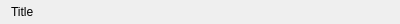
<?xml version="1.0" encoding="UTF-8"?>
<ui version="4.0">
 <class>ConsoleTitleBar</class>
 <widget class="QWidget" name="ConsoleTitleBar">
  <property name="geometry">
   <rect>
    <x>0</x>
    <y>0</y>
    <width>400</width>
    <height>24</height>
   </rect>
  </property>
  <property name="sizePolicy">
   <sizepolicy hsizetype="MinimumExpanding" vsizetype="Fixed">
    <horstretch>0</horstretch>
    <verstretch>0</verstretch>
   </sizepolicy>
  </property>
  <property name="minimumSize">
   <size>
    <width>0</width>
    <height>16</height>
   </size>
  </property>
  <property name="maximumSize">
   <size>
    <width>16777215</width>
    <height>24</height>
   </size>
  </property>
  <property name="windowTitle">
   <string>Form</string>
  </property>
  <layout class="QHBoxLayout" name="horizontalLayout">
   <property name="topMargin">
    <number>0</number>
   </property>
   <property name="bottomMargin">
    <number>0</number>
   </property>
   <item>
    <widget class="QLabel" name="title">
     <property name="text">
      <string>Title</string>
     </property>
    </widget>
   </item>
   <item>
    <spacer name="horizontalSpacer">
     <property name="orientation">
      <enum>Qt::Horizontal</enum>
     </property>
     <property name="sizeHint" stdset="0">
      <size>
       <width>336</width>
       <height>20</height>
      </size>
     </property>
    </spacer>
   </item>
   <item>
    <layout class="QHBoxLayout" name="layout"/>
   </item>
  </layout>
 </widget>
 <resources/>
 <connections/>
</ui>
